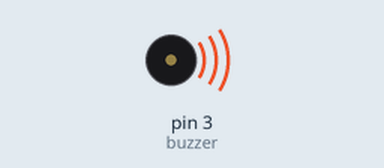
Bench run of a sketch on a simulated Arduino Uno, built with avr-gcc and run on an emulated ATmega328P. On the bench: buzzer (waves = sounding).

Above: at 2.36 s.
At 4.2 s:
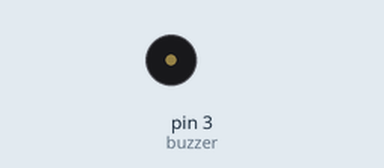
Timing chart, 0 to 6.7 s (numbered marks = the images above):
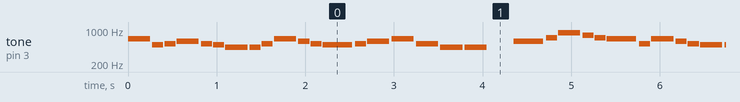

Measured:
- by itself, tone on pin 3 (buzzer): plays 659 Hz for 0.25 s, 494 Hz for 0.13 s, 523 Hz for 0.13 s, 587 Hz for 0.25 s, 523 Hz for 0.13 s, 494 Hz for 0.13 s … (469 notes in this stretch)

The sketch:

tetris_buzzer.ino
```cpp
int buzzer = 3; // Digital Pin 3

// Notes in hertz
int melody[] = {
  659, 494, 523, 587, 523, 494, 440, 440, 523, 659, 587, 523, 494, 523, 587, 659,
  523, 440, 440, 0,
  587, 698, 880, 784, 698, 659, 523, 659, 587, 523,
  494, 494, 523, 587, 659, 523, 440, 440
};

// 3 for dotted quarters, 4 for quarters, 8 for eights
int durations[] = {
  4, 8, 8, 4, 8, 8, 4, 8, 8, 4, 8, 8, 3, 8, 4, 4,
  4, 4, 4, 4, // 0 freq with 4 duration acts as a rest
  3, 8, 4, 8, 8, 3, 8, 4, 8, 8,
  4, 8, 8, 4, 4, 4, 4, 4
};

void setup() {
  pinMode(buzzer, OUTPUT);
}

void loop() {
  int totalNotes = sizeof(melody) / sizeof(int);

  for (int thisNote = 0; thisNote < totalNotes; thisNote++) {

    int noteDuration = 1000 / durations[thisNote];

    // Only play tone if frequency is > 0 (allows for rests)
    if (melody[thisNote] > 0) {
      tone(buzzer, melody[thisNote], noteDuration);
    }

    // 1.10 for a snappy, 8-bit feel
    int pauseBetweenNotes = noteDuration * 1.10;
    delay(pauseBetweenNotes);

    noTone(buzzer);
  }

  delay(2000);
}
```
